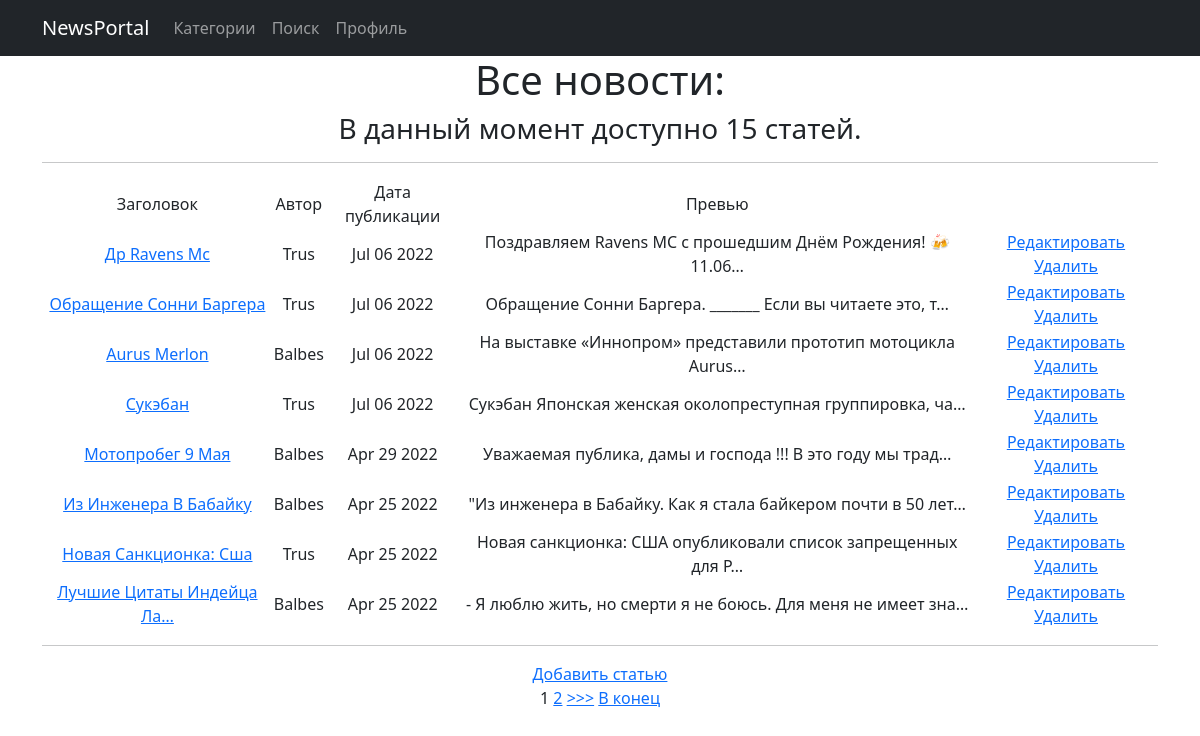
Screenshot of /news/ (signed in) with the database file from the repository.
### news/models.py (models this page shows, shortened)
class Post(models.Model):
    author = models.ForeignKey('Author', on_delete=models.CASCADE)
    categoryType = models.CharField(max_length=2, choices=CATEGORY_CHOICES, default=ARTICLE)
    dateCreation = models.DateTimeField(auto_now_add=True)
    postCategory = models.ManyToManyField('Category', through='PostCategory')
    title = models.CharField(max_length=128)
    text = models.TextField()
    rating = models.IntegerField(default=0)

class Author(models.Model):
    authorUser = models.OneToOneField(User, on_delete=models.CASCADE)
    ratingAuthor = models.IntegerField(default=0)
    def __str__(self):
        return f"{self.authorUser}"

### news/views.py (the view, shortened to what this page needs)
# urls.py: path('', NewsList.as_view()),  # Список новостей
class NewsList(LoginRequiredMixin, ListView):
    model = Post
    template_name = 'news_list.html'
    context_object_name = 'news_list'
    ordering = ['-id']
    paginate_by = 8
    form_class = PostForm
    def get_context_data(self, **kwargs):
        context = super().get_context_data(**kwargs)
        context['Post_all'] = Post.objects.all()
        context['form'] = PostForm()
        return context

### news/templates/news_list.html (shortened to what this page needs)
{% extends 'base.html' %}
{% block content %}
<h1> Все новости: </h1>
<h3> В данный момент доступно {{Post_all|length}} статей.</h3>
<hr>
    {% if news_list %}
        <table>
            <tr>
                <td> Заголовок </td>
                <td> Автор </td>
                <td> Дата публикации </td>
                <td> Превью </td>
            </tr>
            {% for news in news_list %}
            <tr>
                <td>
                    <a href="{% url 'news_detail' news.id %}">{{ news.title|truncatechars:25|title }}</a>
                </td>
                <td> {{ news.author }} </td>
                <td> {{ news.dateCreation|date:'M d Y' }} </td>
                <td> {{ news.text|truncatechars:60 }} </td>
                <td>
                    <a href="{% url 'news_update' news.id %}"><u> Редактировать </u></a>
                    <a href="{% url 'news_delete' news.id %}"><u> Удалить </u></a>
                </td>
            </tr>
            {% endfor %}
        </table>
<hr>
<a href="{% url 'news_create' %}"> Добавить статью </a> <br>
    {% else %}
        <h2> Новостей нет! </h2>
    {% endif %}
{% if is_paginated %}
    {% for num in page_obj.paginator.page_range %}
        {% if page_obj.number == num %}
            <a>{{ num }}</a>
        {% elif num > page_obj.number|add:'-3' and num < page_obj.number|add:'3' %}
            <a href="?page={{ num }}">{{ num }}</a>
        {% endif %}
    {% endfor %}
    {% if page_obj.has_next %}
        <a href="?page={{ page_obj.next_page_number }}">>>></a>
        <a href="?page={{ page_obj.paginator.num_pages }}">В конец</a>
    {% endif %}
{% endif %}
{% endblock content %}

### rows the page displays
Post: title "Др Ravens Mc", author "Trus", dateCreation "Jul 06 2022", text "Поздравляем Ravens MC с прошедшим Днём Рождения! 🍻 11.06…"
Post: title "Обращение Сонни Баргера", author "Trus", dateCreation "Jul 06 2022", text "Обращение Сонни Баргера. _______ Если вы читаете это, т…"
Post: title "Aurus Merlon", author "Balbes", dateCreation "Jul 06 2022", text "На выставке «Иннопром» представили прототип мотоцикла Aurus…"
Post: title "Сукэбан", author "Trus", dateCreation "Jul 06 2022", text "Сукэбан Японская женская околопреступная группировка, ча…"
Post: title "Мотопробег 9 Мая", author "Balbes", dateCreation "Apr 29 2022", text "Уважаемая публика, дамы и господа !!! В это году мы трад…"
Post: title "Из Инженера В Бабайку", author "Balbes", dateCreation "Apr 25 2022", text "\"Из инженера в Бабайку. Как я стала байкером почти в 50 лет…"
Post: title "Новая Санкционка: Сша", author "Trus", dateCreation "Apr 25 2022", text "Новая санкционка: США опубликовали список запрещенных для Р…"
Post: title "Лучшие Цитаты Индейца Ла…", author "Balbes", dateCreation "Apr 25 2022", text "- Я люблю жить, но смерти я не боюсь. Для меня не имеет зна…"

### other values shown
{{ Post_all|length }} "15"
{{ num }} "1"
{{ num }} "2"
